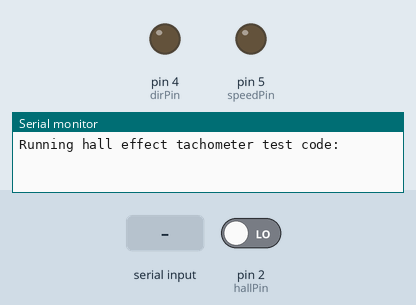
Simulated run of this sketch. Board: Arduino Uno, built with avr-gcc and run on an emulated ATmega328P. On the bench: output pins drawn as LEDs (lit = HIGH), the last lines printed to the serial monitor. Inputs (shaded band) come from the test bench; at power-on: pin 2 (hallPin) LOW.

Above: at 1.2 s.
1.3 s: "w" received over Serial
At 3.0 s:
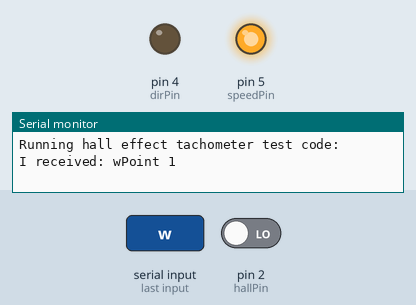
Timing chart, 0 to 4.5 s (numbered marks = the images above; inputs shaded):
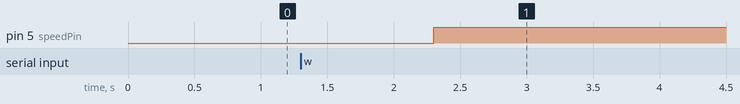

The sketch:

HallTachoInitialTestVer2.ino
```cpp
//Initial test code for using the hall effect sensor as a tachometer

int hallPin = 2;

// set number of hall trips for RPM reading (higher improves accuracy)
float hall_thresh = 100.0;

int speedPin = 5;
int dirPin = 4;

int value = 255;

bool stopped=true;

void setup() {
  // put your setup code here, to run once:
  pinMode(hallPin, INPUT);

  //pinMode(speedPin, OUTPUT); this may be causing the speed error at the start
  pinMode(dirPin, OUTPUT);

  analogWrite(speedPin, 0);
  digitalWrite(dirPin,0);

  Serial.begin(9600); // opens serial port, sets data rate to 9600 bps
  //Serial.setTimeout(10); // change default (1000ms) to have faster response time
  Serial.println("Running hall effect tachometer test code:");
}

void loop() {
  // put your main code here, to run repeatedly:
  if(!stopped)
  {
    analogWrite(speedPin, 0);
    stopped=true;
  }
  if(Serial.available()>0)
  {
    String valInput = Serial.readString();
    Serial.print("I received: ");
    Serial.print(valInput);

    switch(valInput[0]){
      case 'w':
        analogWrite(speedPin, value);

  // preallocate values for tach
  float hall_count = 1.0;
  float start = micros();
  bool on_state = false;
  // counting number of times the hall sensor is tripped
  // but without double counting during the same trip
  Serial.println("Point 1");
  while(true){
    if (digitalRead(hallPin)==0){
      if (on_state==false){
        on_state = true;
        hall_count+=1.0;
      }
    }
    else{
      on_state = false;
    }

    if (hall_count>=hall_thresh){
      break; //maybe should change this
    }
  }
  Serial.println("Point 2");

  // print information about Time and RPM
  float end_time = micros(); //data type may need to change to unsigned long
  float time_passed = ((end_time-start)/1000000.0);
  Serial.print("Time Passed: ");
  Serial.print(time_passed);
  Serial.println("s");
  float rpm_val = (hall_count/time_passed)*60.0;
  Serial.print(rpm_val);
  Serial.println(" RPM");
  delay(1);        // delay in between reads for stability
  stopped=false;
        break;

      default:
        break;
    }
  }


}
```

Measured:
- after the input at 1.3 s, pin 5 (speedPin): LOW → HIGH after 1.0 s
